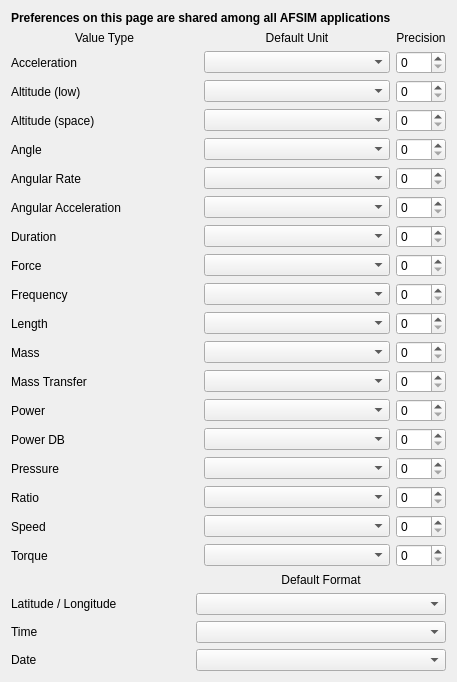
<?xml version="1.0" encoding="UTF-8"?>
<ui version="4.0">
 <class>WkfUnitsWidget</class>
 <widget class="QWidget" name="WkfUnitsWidget">
  <property name="geometry">
   <rect>
    <x>0</x>
    <y>0</y>
    <width>457</width>
    <height>675</height>
   </rect>
  </property>
  <property name="windowTitle">
   <string>Units</string>
  </property>
  <layout class="QGridLayout" name="gridLayout_3">
   <item row="2" column="0">
    <layout class="QGridLayout" name="gridLayout" columnstretch="5,7">
     <item row="0" column="1">
      <widget class="QLabel" name="label_13">
       <property name="text">
        <string>Default Format</string>
       </property>
       <property name="alignment">
        <set>Qt::AlignCenter</set>
       </property>
      </widget>
     </item>
     <item row="1" column="0">
      <widget class="QLabel" name="label_14">
       <property name="text">
        <string>Latitude / Longitude</string>
       </property>
      </widget>
     </item>
     <item row="1" column="1">
      <widget class="QComboBox" name="latLonComboBox"/>
     </item>
     <item row="2" column="0">
      <widget class="QLabel" name="label_7">
       <property name="text">
        <string>Time</string>
       </property>
      </widget>
     </item>
     <item row="2" column="1">
      <widget class="QComboBox" name="timeComboBox"/>
     </item>
     <item row="3" column="0">
      <widget class="QLabel" name="label_22">
       <property name="text">
        <string>Date</string>
       </property>
      </widget>
     </item>
     <item row="3" column="1">
      <widget class="QComboBox" name="dateComboBox"/>
     </item>
    </layout>
   </item>
   <item row="3" column="0">
    <spacer name="verticalSpacer">
     <property name="orientation">
      <enum>Qt::Vertical</enum>
     </property>
     <property name="sizeHint" stdset="0">
      <size>
       <width>20</width>
       <height>40</height>
      </size>
     </property>
    </spacer>
   </item>
   <item row="1" column="0">
    <layout class="QGridLayout" name="gridLayout_2" columnstretch="5,5,1">
     <item row="14" column="2">
      <widget class="QSpinBox" name="powerDBSpinBox">
       <property name="maximum">
        <number>8</number>
       </property>
      </widget>
     </item>
     <item row="16" column="0">
      <widget class="QLabel" name="label_17">
       <property name="text">
        <string>Ratio</string>
       </property>
      </widget>
     </item>
     <item row="11" column="2">
      <widget class="QSpinBox" name="massSpinBox">
       <property name="maximum">
        <number>8</number>
       </property>
      </widget>
     </item>
     <item row="1" column="1">
      <widget class="QComboBox" name="accelerationComboBox"/>
     </item>
     <item row="17" column="1">
      <widget class="QComboBox" name="speedComboBox"/>
     </item>
     <item row="18" column="0">
      <widget class="QLabel" name="labelTorque">
       <property name="text">
        <string>Torque</string>
       </property>
      </widget>
     </item>
     <item row="4" column="1">
      <widget class="QComboBox" name="angleComboBox"/>
     </item>
     <item row="5" column="1">
      <widget class="QComboBox" name="angularRateComboBox"/>
     </item>
     <item row="17" column="2">
      <widget class="QSpinBox" name="speedSpinBox">
       <property name="maximum">
        <number>8</number>
       </property>
      </widget>
     </item>
     <item row="6" column="2">
      <widget class="QSpinBox" name="angularAccelerationSpinBox">
       <property name="maximum">
        <number>8</number>
       </property>
      </widget>
     </item>
     <item row="13" column="0">
      <widget class="QLabel" name="label_18">
       <property name="text">
        <string>Power</string>
       </property>
      </widget>
     </item>
     <item row="8" column="2">
      <widget class="QSpinBox" name="forceSpinBox">
       <property name="maximum">
        <number>8</number>
       </property>
      </widget>
     </item>
     <item row="10" column="1">
      <widget class="QComboBox" name="lengthComboBox"/>
     </item>
     <item row="1" column="0">
      <widget class="QLabel" name="label_3">
       <property name="text">
        <string>Acceleration</string>
       </property>
      </widget>
     </item>
     <item row="12" column="2">
      <widget class="QSpinBox" name="massTransferSpinBox">
       <property name="maximum">
        <number>8</number>
       </property>
      </widget>
     </item>
     <item row="6" column="0">
      <widget class="QLabel" name="label_10">
       <property name="text">
        <string>Angular Acceleration</string>
       </property>
      </widget>
     </item>
     <item row="18" column="1">
      <widget class="QComboBox" name="torqueComboBox"/>
     </item>
     <item row="15" column="0">
      <widget class="QLabel" name="label_12">
       <property name="text">
        <string>Pressure</string>
       </property>
      </widget>
     </item>
     <item row="6" column="1">
      <widget class="QComboBox" name="angularAccelerationComboBox"/>
     </item>
     <item row="9" column="2">
      <widget class="QSpinBox" name="frequencySpinBox">
       <property name="maximum">
        <number>8</number>
       </property>
      </widget>
     </item>
     <item row="0" column="1">
      <widget class="QLabel" name="label_2">
       <property name="text">
        <string>Default Unit</string>
       </property>
       <property name="alignment">
        <set>Qt::AlignCenter</set>
       </property>
      </widget>
     </item>
     <item row="5" column="2">
      <widget class="QSpinBox" name="angularRateSpinBox">
       <property name="maximum">
        <number>8</number>
       </property>
      </widget>
     </item>
     <item row="12" column="0">
      <widget class="QLabel" name="labelMassTransfer">
       <property name="text">
        <string>Mass Transfer</string>
       </property>
      </widget>
     </item>
     <item row="2" column="0">
      <widget class="QLabel" name="label_8">
       <property name="text">
        <string>Altitude (low)</string>
       </property>
      </widget>
     </item>
     <item row="15" column="1">
      <widget class="QComboBox" name="pressureComboBox"/>
     </item>
     <item row="0" column="0">
      <widget class="QLabel" name="label">
       <property name="text">
        <string>Value Type</string>
       </property>
       <property name="alignment">
        <set>Qt::AlignCenter</set>
       </property>
      </widget>
     </item>
     <item row="11" column="1">
      <widget class="QComboBox" name="massComboBox"/>
     </item>
     <item row="5" column="0">
      <widget class="QLabel" name="label_11">
       <property name="text">
        <string>Angular Rate</string>
       </property>
      </widget>
     </item>
     <item row="10" column="2">
      <widget class="QSpinBox" name="lengthSpinBox">
       <property name="maximum">
        <number>8</number>
       </property>
      </widget>
     </item>
     <item row="9" column="1">
      <widget class="QComboBox" name="frequencyComboBox"/>
     </item>
     <item row="14" column="1">
      <widget class="QComboBox" name="powerDBComboBox"/>
     </item>
     <item row="4" column="2">
      <widget class="QSpinBox" name="angleSpinBox">
       <property name="maximum">
        <number>8</number>
       </property>
      </widget>
     </item>
     <item row="17" column="0">
      <widget class="QLabel" name="label_6">
       <property name="text">
        <string>Speed</string>
       </property>
      </widget>
     </item>
     <item row="1" column="2">
      <widget class="QSpinBox" name="accelerationSpinBox">
       <property name="maximum">
        <number>8</number>
       </property>
      </widget>
     </item>
     <item row="13" column="1">
      <widget class="QComboBox" name="powerComboBox"/>
     </item>
     <item row="16" column="1">
      <widget class="QComboBox" name="ratioComboBox"/>
     </item>
     <item row="18" column="2">
      <widget class="QSpinBox" name="torqueSpinBox">
       <property name="maximum">
        <number>8</number>
       </property>
      </widget>
     </item>
     <item row="0" column="2">
      <widget class="QLabel" name="label_21">
       <property name="text">
        <string>Precision</string>
       </property>
       <property name="alignment">
        <set>Qt::AlignCenter</set>
       </property>
      </widget>
     </item>
     <item row="9" column="0">
      <widget class="QLabel" name="label_19">
       <property name="text">
        <string>Frequency</string>
       </property>
      </widget>
     </item>
     <item row="4" column="0">
      <widget class="QLabel" name="label_4">
       <property name="text">
        <string>Angle</string>
       </property>
      </widget>
     </item>
     <item row="2" column="1">
      <widget class="QComboBox" name="lowAltitudeComboBox"/>
     </item>
     <item row="3" column="2">
      <widget class="QSpinBox" name="highAltitudeSpinBox">
       <property name="maximum">
        <number>8</number>
       </property>
      </widget>
     </item>
     <item row="2" column="2">
      <widget class="QSpinBox" name="lowAltitudeSpinBox">
       <property name="maximum">
        <number>8</number>
       </property>
      </widget>
     </item>
     <item row="11" column="0">
      <widget class="QLabel" name="label_16">
       <property name="text">
        <string>Mass</string>
       </property>
      </widget>
     </item>
     <item row="14" column="0">
      <widget class="QLabel" name="label_20">
       <property name="text">
        <string>Power DB</string>
       </property>
      </widget>
     </item>
     <item row="12" column="1">
      <widget class="QComboBox" name="massTransferComboBox"/>
     </item>
     <item row="13" column="2">
      <widget class="QSpinBox" name="powerSpinBox">
       <property name="maximum">
        <number>8</number>
       </property>
      </widget>
     </item>
     <item row="8" column="1">
      <widget class="QComboBox" name="forceComboBox"/>
     </item>
     <item row="3" column="0">
      <widget class="QLabel" name="label_9">
       <property name="text">
        <string>Altitude (space)</string>
       </property>
      </widget>
     </item>
     <item row="16" column="2">
      <widget class="QSpinBox" name="ratioSpinBox">
       <property name="maximum">
        <number>8</number>
       </property>
      </widget>
     </item>
     <item row="8" column="0">
      <widget class="QLabel" name="label_15">
       <property name="text">
        <string>Force</string>
       </property>
      </widget>
     </item>
     <item row="15" column="2">
      <widget class="QSpinBox" name="pressureSpinBox">
       <property name="maximum">
        <number>8</number>
       </property>
      </widget>
     </item>
     <item row="3" column="1">
      <widget class="QComboBox" name="highAltitudeComboBox"/>
     </item>
     <item row="10" column="0">
      <widget class="QLabel" name="label_5">
       <property name="text">
        <string>Length</string>
       </property>
      </widget>
     </item>
     <item row="7" column="0">
      <widget class="QLabel" name="label_24">
       <property name="text">
        <string>Duration</string>
       </property>
      </widget>
     </item>
     <item row="7" column="1">
      <widget class="QComboBox" name="durationComboBox"/>
     </item>
     <item row="7" column="2">
      <widget class="QSpinBox" name="durationSpinBox">
       <property name="maximum">
        <number>8</number>
       </property>
      </widget>
     </item>
    </layout>
   </item>
   <item row="0" column="0">
    <widget class="QLabel" name="label_23">
     <property name="font">
      <font>
       <weight>75</weight>
       <bold>true</bold>
      </font>
     </property>
     <property name="text">
      <string>Preferences on this page are shared among all AFSIM applications</string>
     </property>
    </widget>
   </item>
  </layout>
 </widget>
 <tabstops>
  <tabstop>accelerationComboBox</tabstop>
  <tabstop>accelerationSpinBox</tabstop>
  <tabstop>lowAltitudeComboBox</tabstop>
  <tabstop>lowAltitudeSpinBox</tabstop>
  <tabstop>highAltitudeComboBox</tabstop>
  <tabstop>highAltitudeSpinBox</tabstop>
  <tabstop>angleComboBox</tabstop>
  <tabstop>angleSpinBox</tabstop>
  <tabstop>angularRateComboBox</tabstop>
  <tabstop>angularRateSpinBox</tabstop>
  <tabstop>angularAccelerationComboBox</tabstop>
  <tabstop>angularAccelerationSpinBox</tabstop>
  <tabstop>durationComboBox</tabstop>
  <tabstop>durationSpinBox</tabstop>
  <tabstop>forceComboBox</tabstop>
  <tabstop>forceSpinBox</tabstop>
  <tabstop>frequencyComboBox</tabstop>
  <tabstop>frequencySpinBox</tabstop>
  <tabstop>lengthComboBox</tabstop>
  <tabstop>lengthSpinBox</tabstop>
  <tabstop>massComboBox</tabstop>
  <tabstop>massSpinBox</tabstop>
  <tabstop>massTransferComboBox</tabstop>
  <tabstop>massTransferSpinBox</tabstop>
  <tabstop>powerComboBox</tabstop>
  <tabstop>powerSpinBox</tabstop>
  <tabstop>powerDBComboBox</tabstop>
  <tabstop>powerDBSpinBox</tabstop>
  <tabstop>pressureComboBox</tabstop>
  <tabstop>pressureSpinBox</tabstop>
  <tabstop>ratioComboBox</tabstop>
  <tabstop>ratioSpinBox</tabstop>
  <tabstop>speedComboBox</tabstop>
  <tabstop>speedSpinBox</tabstop>
  <tabstop>torqueComboBox</tabstop>
  <tabstop>torqueSpinBox</tabstop>
  <tabstop>latLonComboBox</tabstop>
  <tabstop>timeComboBox</tabstop>
  <tabstop>dateComboBox</tabstop>
 </tabstops>
 <resources/>
 <connections/>
</ui>
